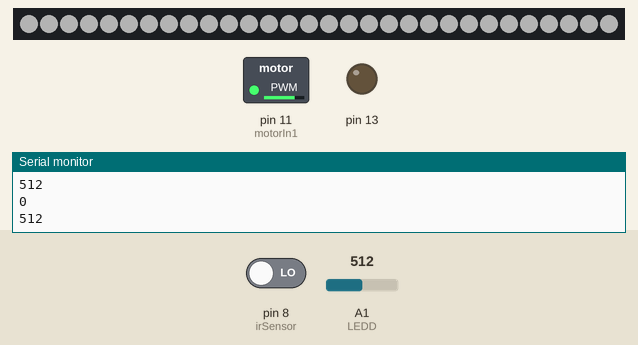
This sketch was run on a simulated Arduino Uno, built with avr-gcc and run on an emulated ATmega328P. Parts: 30 RGB LEDs in strip order, left to right, switched loads named in the sketch (green lamp = pin HIGH), output pins drawn as LEDs (lit = HIGH), the last lines printed to the serial monitor. The inputs (shaded band) are chosen by the test bench; at power-on: pin 8 (irSensor) LOW, A1 (LEDD) = 512. Dim RGB values are drawn brighter than linear.

Above: at 1.2 s.
1.3 s: pin 8 (irSensor) driven HIGH
At 1.81 s:
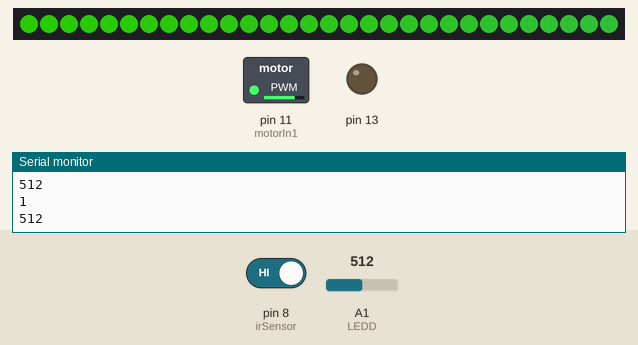
3.7 s: A1 (LEDD) set to 108
5.2 s: A1 (LEDD) set to 89
At 5.77 s:
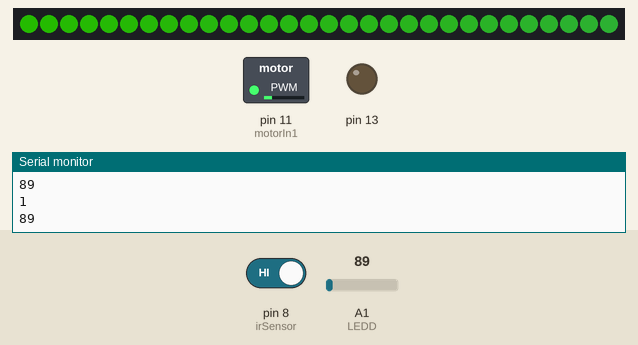
8.0 s: pin 8 (irSensor) driven LOW
At 8.5 s:
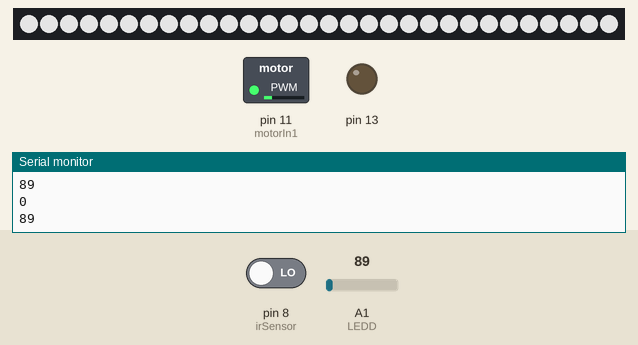
9.5 s: pin 8 (irSensor) driven HIGH
At 9.97 s:
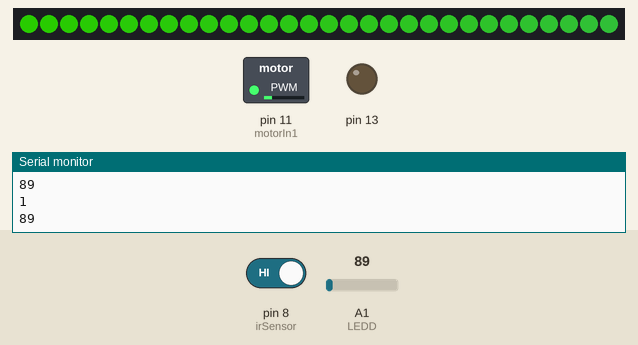
11.0 s: A1 (LEDD) set to 1023
At 11.19 s:
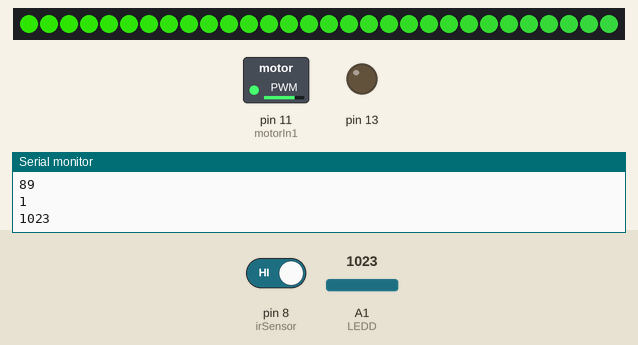
Timing chart, 0 to 14.0 s (numbered marks = the images above; inputs shaded):
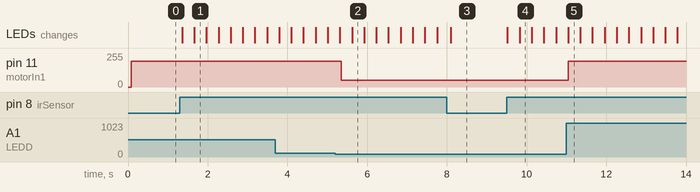

The sketch:

Final_1.ino
```cpp
#include <FastLED.h>
#define NUM_LEDS 30
#define DATA_PIN 3
#define LED_TYPE WS2812         // LED灯带型号
#define COLOR_ORDER GRB
#define BRIGHTNESS 64

uint8_t max_bright = 128;
CRGB leds[NUM_LEDS];
//const int SoundInput=A0;


int irSensor=8;

//Fan
int motorIn1=11;


void setup() {
  // put your setup code here, to run once:

 Serial.begin(9600);
 LEDS.addLeds<LED_TYPE, DATA_PIN, COLOR_ORDER>(leds, NUM_LEDS);  // 初始化灯带
 FastLED.setBrightness(60);                            // 设置灯带亮度 Max_bright
 FastLED.clear();
 FastLED.show();


 pinMode(irSensor,INPUT);       //红外人体感应
 pinMode(13,OUTPUT); //检测小灯

 pinMode(motorIn1,OUTPUT); //风扇
}

void loop() {


  bool sensorReading = digitalRead(irSensor);
  if(sensorReading==1)
  {
    LED_LIGHT_TURNON();
   //LED_LIGHT_TURN();

   }else{
    LED_LIGHT_TURN();
   // LED_LIGHT_TURNOFF();
    }
   Serial.println(sensorReading);
   LEDD();
}

void LEDD(){
   int value =analogRead(A1);
  Serial.println(value);
   if (value>=100) {
    analogWrite(motorIn1,450);
    }
    else {
    analogWrite(motorIn1,50);
    }
}

void LED_LIGHT_TURNON()
{
  for (int i=0; i<NUM_LEDS; i++ )
   {
   leds[i] = CRGB(50, 255-2*i, 2*i );
   FastLED.setBrightness(6*i);
   FastLED.show();
   delay (5);

   }
}

void LED_LIGHT_TURNOFF()
{

    for (int i=0; i<NUM_LEDS; i++ )
    {
    leds[i]=CRGB::Black;
    FastLED.show();
    }
}

void LED_LIGHT_TURN()
{
    for (int i=0; i<NUM_LEDS; i++ )
    {
    leds[i]=CRGB::White;
    FastLED.show();

    }
}
```

Measured:
- the behaviour switches between 100 and 99 on A1 (LEDD) (found by bisection; images 1 and 2)
- after the input at 1.3 s, the LEDs: first change after 0.06 s (image 1 shows a later state)
- after the input at 5.2 s, pin 11 (motorIn1): 194/255 → 50/255 after 0.15 s
- after the input at 8.0 s, the LEDs: change after 0.09 s (image 3)
- after the input at 9.5 s, the LEDs: first change at once (image 4 shows a later state)
- after the input at 11.0 s, pin 11 (motorIn1): 50/255 → 194/255 at once
